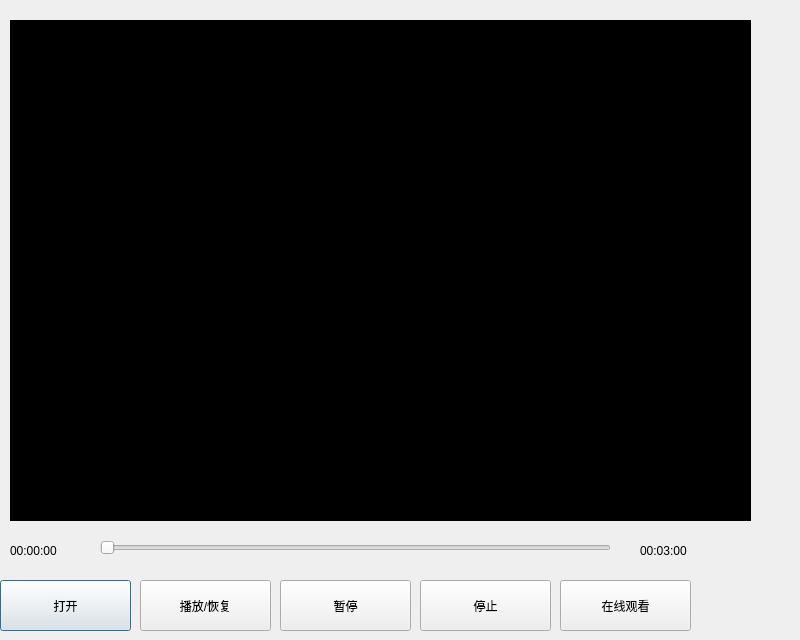
<?xml version="1.0" encoding="UTF-8"?>
<ui version="4.0">
 <class>MediaPlayerDialog</class>
 <widget class="QDialog" name="MediaPlayerDialog">
  <property name="geometry">
   <rect>
    <x>0</x>
    <y>0</y>
    <width>800</width>
    <height>640</height>
   </rect>
  </property>
  <property name="windowTitle">
   <string>MediaPlayerDialog</string>
  </property>
  <widget class="QPushButton" name="pb_start">
   <property name="geometry">
    <rect>
     <x>0</x>
     <y>580</y>
     <width>131</width>
     <height>51</height>
    </rect>
   </property>
   <property name="text">
    <string>打开</string>
   </property>
  </widget>
  <widget class="QWidget" name="wdg_content" native="true">
   <property name="geometry">
    <rect>
     <x>10</x>
     <y>20</y>
     <width>741</width>
     <height>501</height>
    </rect>
   </property>
   <property name="styleSheet">
    <string notr="true">background-color: rgb(0, 0, 0);</string>
   </property>
   <layout class="QVBoxLayout" name="verticalLayout">
    <item>
     <widget class="MyOpenGLWidget" name="wdg_show" native="true"/>
    </item>
   </layout>
  </widget>
  <widget class="QPushButton" name="pb_resume">
   <property name="geometry">
    <rect>
     <x>140</x>
     <y>580</y>
     <width>131</width>
     <height>51</height>
    </rect>
   </property>
   <property name="text">
    <string>播放/恢复</string>
   </property>
  </widget>
  <widget class="QPushButton" name="pb_pause">
   <property name="geometry">
    <rect>
     <x>280</x>
     <y>580</y>
     <width>131</width>
     <height>51</height>
    </rect>
   </property>
   <property name="text">
    <string>暂停</string>
   </property>
  </widget>
  <widget class="QPushButton" name="pb_stop">
   <property name="geometry">
    <rect>
     <x>420</x>
     <y>580</y>
     <width>131</width>
     <height>51</height>
    </rect>
   </property>
   <property name="text">
    <string>停止</string>
   </property>
  </widget>
  <widget class="QLabel" name="lb_curTime">
   <property name="geometry">
    <rect>
     <x>10</x>
     <y>540</y>
     <width>91</width>
     <height>21</height>
    </rect>
   </property>
   <property name="text">
    <string>00:00:00</string>
   </property>
  </widget>
  <widget class="QLabel" name="lb_totalTime">
   <property name="geometry">
    <rect>
     <x>640</x>
     <y>540</y>
     <width>91</width>
     <height>21</height>
    </rect>
   </property>
   <property name="text">
    <string>00:03:00</string>
   </property>
  </widget>
  <widget class="QSlider" name="slider_progress">
   <property name="geometry">
    <rect>
     <x>100</x>
     <y>540</y>
     <width>511</width>
     <height>16</height>
    </rect>
   </property>
   <property name="orientation">
    <enum>Qt::Horizontal</enum>
   </property>
  </widget>
  <widget class="QPushButton" name="pb_online">
   <property name="geometry">
    <rect>
     <x>560</x>
     <y>580</y>
     <width>131</width>
     <height>51</height>
    </rect>
   </property>
   <property name="text">
    <string>在线观看</string>
   </property>
  </widget>
 </widget>
 <customwidgets>
  <customwidget>
   <class>MyOpenGLWidget</class>
   <extends>QWidget</extends>
   <header>myopenglwidget.h</header>
   <container>1</container>
  </customwidget>
 </customwidgets>
 <resources/>
 <connections/>
</ui>
